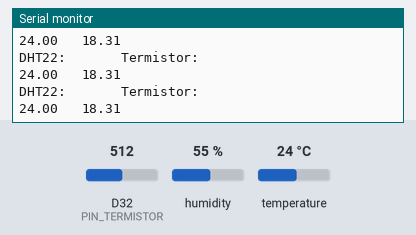
Bench run of a sketch on a simulated Arduino Due. On the bench: the last lines printed to the serial monitor. The inputs (shaded band) are chosen by the test bench; at power-on: temperature 24 °C, D32 (PIN_TERMISTOR) = 512, humidity 55 % (analog values on the 0–1023 scale).

Above: at 1.3 s.
1.4 s: temperature set to 12 °C
At 2.4 s:
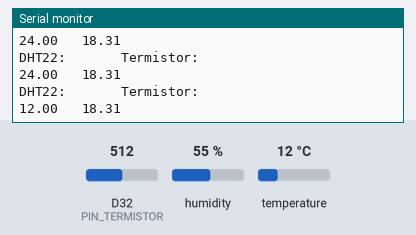
2.9 s: D32 (PIN_TERMISTOR) set to 716
At 3.4 s:
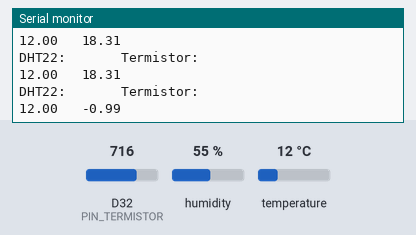
4.4 s: temperature set to 19 °C
At 4.9 s:
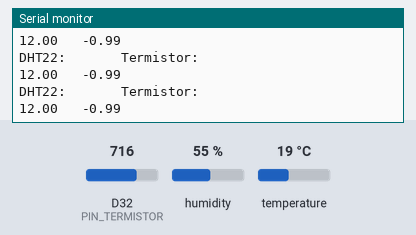
5.9 s: D32 (PIN_TERMISTOR) set to 900
At 6.4 s:
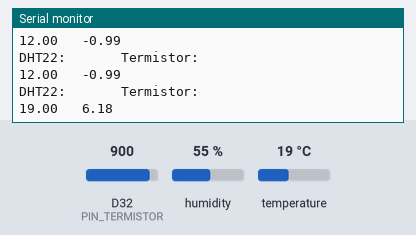
Timing chart, 0 to 8.4 s (numbered marks = the images above; inputs shaded):
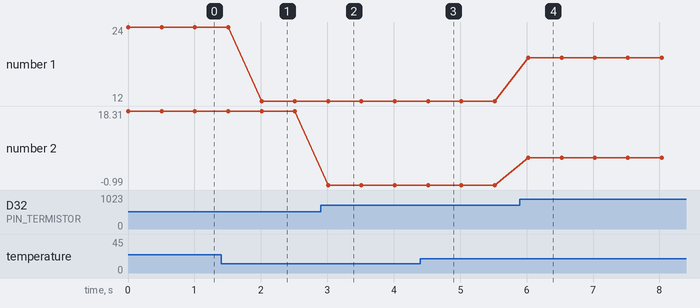

The sketch:

funcion_temperatura.ino
```cpp
// Código de prueba con función de termoresistencia pasado a temperatura
// en °C en base a cálculos anteriores.
// Utilizar función leerTemperaturaTermistor()

#include <Wire.h>
#include <DHT.h>

#define PIN_TERMISTOR 32
#define DHTPIN 33
#define DHTTYPE DHT22  // Cambiar a DHT22 si usas ese modelo

float tempTermistor;
float temperatura;
DHT dht(DHTPIN, DHTTYPE);


void setup() {
  Serial.begin(115200);
  analogReadResolution(12);

  dht.begin();
}

void loop() {

  float tempTermistor = leerTemperaturaTermistor();
  float temperatura = dht.readTemperature();


  Serial.println("DHT22:       Termistor:");
  Serial.print(temperatura);
  Serial.print("   ");
  Serial.println(tempTermistor);
  Serial.println("");
  delay(500);
}

// función termistor
float leerTemperaturaTermistor() {

  int adc = analogRead(PIN_TERMISTOR);

  // Función cuadrática obtenida en base a los valores calculados del termisor, comparados con la temperatura del DHT11
  float temperatura = 0.0000215256 * adc * adc - 0.129388 * adc + 197.010;

  float tempAjustada = temperatura - 4; // la temperatura obtenida tenía un offset de 4°C

  return tempAjustada;
}
```

Measured:
- after the input at 1.4 s, the serial monitor: prints a new line after 0.61 s (image 1)
- after the input at 2.9 s, the serial monitor: prints a new line after 0.11 s (image 2)
- after the input at 5.9 s, the serial monitor: prints a new line after 0.13 s (image 4)
- plotted number 1: 24 → 12 after the input at 1.4 s
- plotted number 2: 18.31 → -0.99 after the input at 2.9 s, -0.99 → 6.18 after the input at 5.9 s
